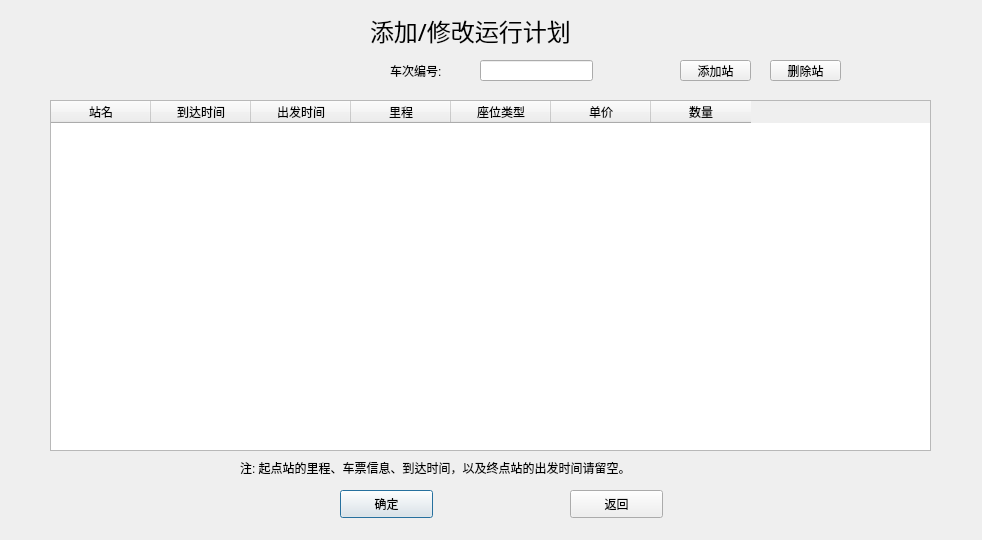
<?xml version="1.0" encoding="UTF-8"?>
<ui version="4.0">
 <class>Add</class>
 <widget class="QDialog" name="Add">
  <property name="geometry">
   <rect>
    <x>0</x>
    <y>0</y>
    <width>982</width>
    <height>540</height>
   </rect>
  </property>
  <property name="windowTitle">
   <string>Dialog</string>
  </property>
  <widget class="QPushButton" name="pushButton">
   <property name="geometry">
    <rect>
     <x>340</x>
     <y>490</y>
     <width>93</width>
     <height>28</height>
    </rect>
   </property>
   <property name="text">
    <string>确定</string>
   </property>
  </widget>
  <widget class="QPushButton" name="pushButton_2">
   <property name="geometry">
    <rect>
     <x>570</x>
     <y>490</y>
     <width>93</width>
     <height>28</height>
    </rect>
   </property>
   <property name="text">
    <string>返回</string>
   </property>
  </widget>
  <widget class="QTableWidget" name="tableWidget">
   <property name="geometry">
    <rect>
     <x>50</x>
     <y>100</y>
     <width>881</width>
     <height>351</height>
    </rect>
   </property>
   <column>
    <property name="text">
     <string>站名</string>
    </property>
   </column>
   <column>
    <property name="text">
     <string>到达时间</string>
    </property>
   </column>
   <column>
    <property name="text">
     <string>出发时间</string>
    </property>
   </column>
   <column>
    <property name="text">
     <string>里程</string>
    </property>
   </column>
   <column>
    <property name="text">
     <string>座位类型</string>
    </property>
   </column>
   <column>
    <property name="text">
     <string>单价</string>
    </property>
   </column>
   <column>
    <property name="text">
     <string>数量</string>
    </property>
   </column>
  </widget>
  <widget class="QLabel" name="label_3">
   <property name="geometry">
    <rect>
     <x>370</x>
     <y>10</y>
     <width>251</width>
     <height>41</height>
    </rect>
   </property>
   <property name="font">
    <font>
     <family>等线</family>
     <pointsize>18</pointsize>
    </font>
   </property>
   <property name="text">
    <string>添加/修改运行计划</string>
   </property>
  </widget>
  <widget class="QLabel" name="label">
   <property name="geometry">
    <rect>
     <x>390</x>
     <y>60</y>
     <width>72</width>
     <height>21</height>
    </rect>
   </property>
   <property name="text">
    <string>车次编号:</string>
   </property>
  </widget>
  <widget class="QLineEdit" name="lineEdit">
   <property name="geometry">
    <rect>
     <x>480</x>
     <y>60</y>
     <width>113</width>
     <height>21</height>
    </rect>
   </property>
  </widget>
  <widget class="QPushButton" name="pushButton_3">
   <property name="geometry">
    <rect>
     <x>680</x>
     <y>60</y>
     <width>71</width>
     <height>21</height>
    </rect>
   </property>
   <property name="text">
    <string>添加站</string>
   </property>
  </widget>
  <widget class="QPushButton" name="pushButton_4">
   <property name="geometry">
    <rect>
     <x>770</x>
     <y>60</y>
     <width>71</width>
     <height>21</height>
    </rect>
   </property>
   <property name="text">
    <string>删除站</string>
   </property>
  </widget>
  <widget class="QLabel" name="label_2">
   <property name="geometry">
    <rect>
     <x>240</x>
     <y>460</y>
     <width>511</width>
     <height>16</height>
    </rect>
   </property>
   <property name="text">
    <string>注: 起点站的里程、车票信息、到达时间，以及终点站的出发时间请留空。</string>
   </property>
  </widget>
 </widget>
 <resources/>
 <connections/>
</ui>
